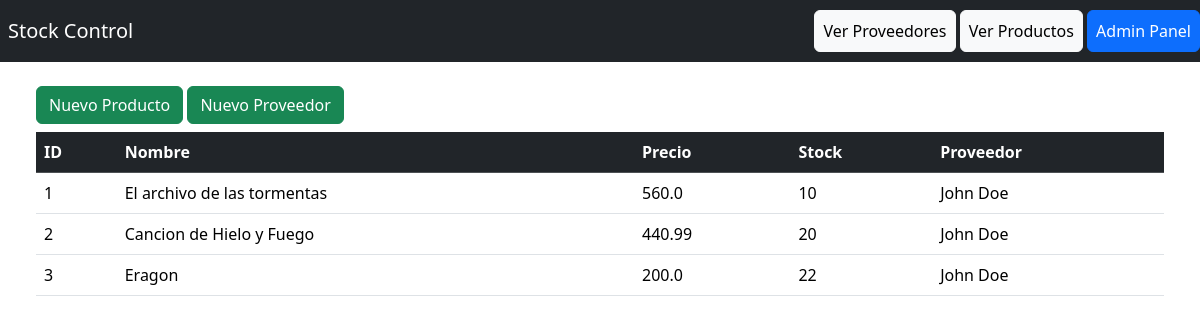
The page / on the database its author committed.
### compra/models.py (models this page shows, shortened)
class Producto(models.Model):
    nombre = models.CharField(max_length=50)
    precio = models.FloatField(default=0)
    stock_actual = models.IntegerField()
    proveedor = models.ForeignKey(
        Proveedor,
        related_name="productos",
        on_delete=models.CASCADE,
    )

class Proveedor(models.Model):
    nombre = models.CharField(max_length=50)
    apellido = models.CharField(max_length=50)
    dni = models.IntegerField()
    def __str__(self) -> str:
        return f"{self.nombre} {self.apellido}"

### compra/views.py (the view)
# urls.py: path('', views.index, name='productos'),
def index(request):
    return render(request, 'index.html', {
        "productos": Producto.objects.all()
    })

### compra/templates/index.html (shortened to what this page needs)
<!DOCTYPE html>
<html lang="en">
    <head>
    {% load bootstrap5 %}
    {% bootstrap_css %}
</head>
<body>
    <div class="container-fluid">
        <div class="row">
            <nav class="navbar d-flex flex-row-reverse navbar-dark bg-dark">
                <div>
                    <a class="btn btn-light p-2" href="{% url 'proveedores' %}">Ver Proveedores</a>
                    <a class="btn btn-light p-2" href="{% url 'productos' %}">Ver Productos</a>
                    <a class="btn btn-primary p-2" href="/admin/">Admin Panel</a>
                </div>
                <a class="navbar-brand p-2" href="{% url 'productos' %}">Stock Control</a>
            </nav>
        </div>
        <div class="row p-4">
            <div class="container-fluid">
                <div class="mb-2 ">
                    <a class="btn btn-success" href="{% url 'nuevo_producto' %}">Nuevo Producto</a>
                    <a class="btn btn-success" href="{% url 'nuevo_proveedor' %}">Nuevo Proveedor</a>
                </div>
                <table class="table">
                    <thead class="table-dark">
                        <tr>
                            <th>ID</th>
                            <th>Nombre</th>
                            <th>Precio</th>
                            <th>Stock</th>
                            <th>Proveedor</th>
                        </tr>
                    </thead>
                    <tbody>
                        {% for producto in productos %}
                        <tr>
                            <td>{{ producto.id }}</td>
                            <td>{{ producto.nombre }}</td>
                            <td>{{ producto.precio }}</td>
                            <td>{{ producto.stock_actual }}</td>
                            <td>{{ producto.proveedor }}</td>
                        </tr>
                        {% endfor %}
                    </tbody>
                </table>
            </div>
        </div>
    </div>
</body>
</html>

### rows shown on the page
Producto: id "1", nombre "El archivo de las tormentas", precio "560.0", stock_actual "10", proveedor "John Doe"
Producto: id "2", nombre "Cancion de Hielo y Fuego", precio "440.99", stock_actual "20", proveedor "John Doe"
Producto: id "3", nombre "Eragon", precio "200.0", stock_actual "22", proveedor "John Doe"
